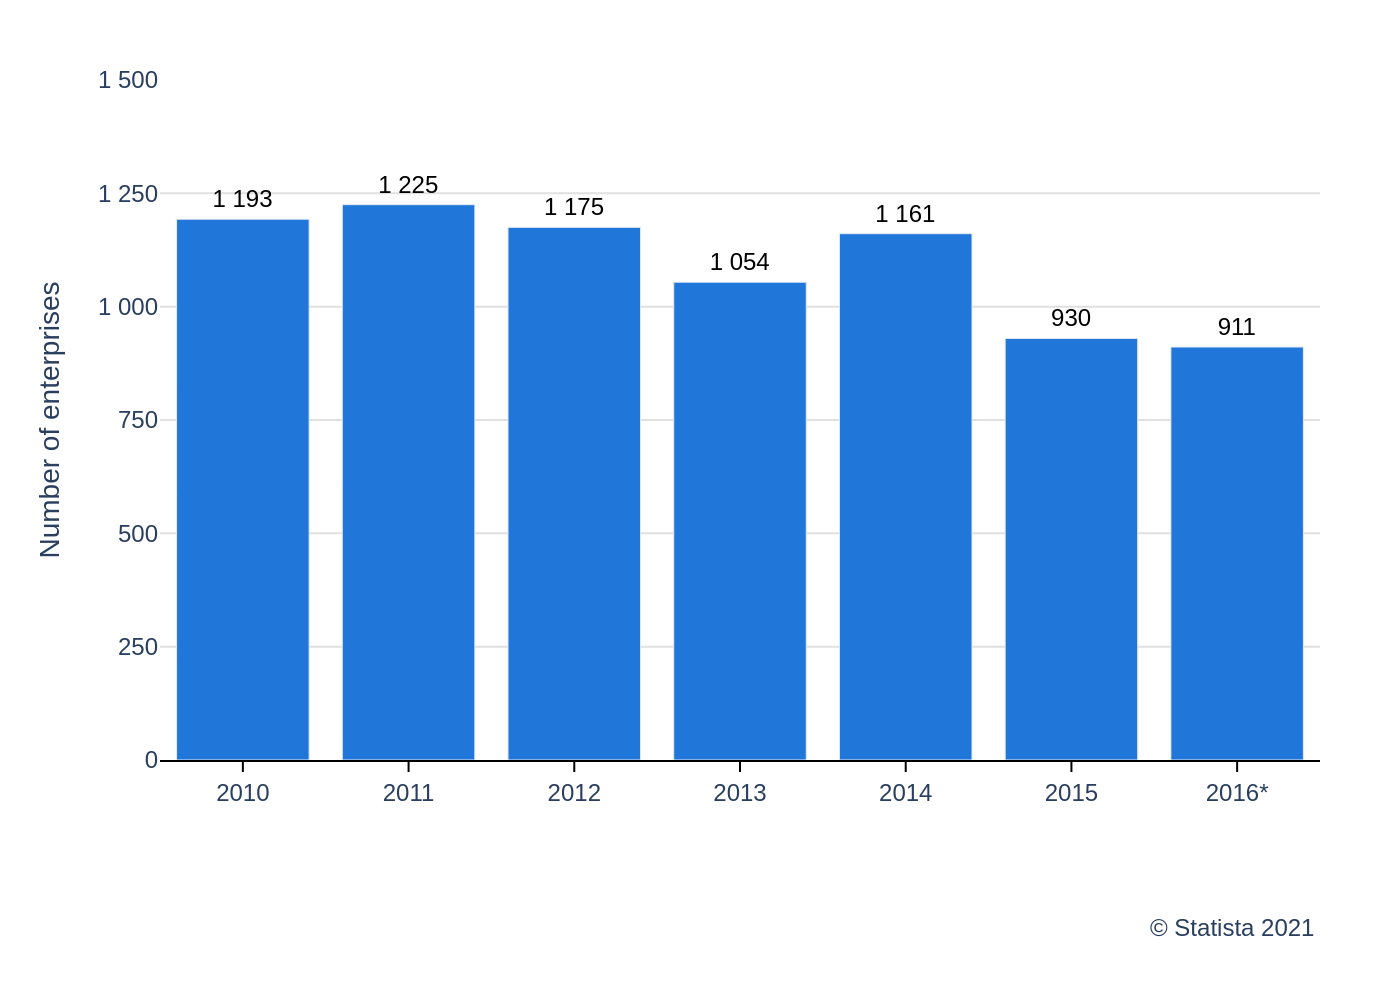

Recreate this plot in Python.
import sys
import json
import plotly.graph_objects as go

if len(sys.argv) != 2:
    print("Usage: python your_script_name.py <path_to_json_file>")
    sys.exit(1)

json_path = sys.argv[1]

try:
    with open(json_path, 'r', encoding='utf-8') as f:
        chart_info = json.load(f)
except FileNotFoundError:
    print(f"Error: JSON file not found at {json_path}")
    sys.exit(1)
except json.JSONDecodeError:
    print(f"Error: Could not decode JSON from {json_path}")
    sys.exit(1)

chart_data = chart_info['chart_data']
texts = chart_info['texts']
colors = chart_info['colors']

x_values = [d['x'] for d in chart_data]
y_values = [d['y'] for d in chart_data]

# Format text for bar labels to use a space as a thousands separator
bar_texts = [f'{val:,}'.replace(',', ' ') for val in y_values]

fig = go.Figure()

fig.add_trace(go.Bar(
    x=x_values,
    y=y_values,
    marker_color=colors[0],
    text=bar_texts,
    textposition='outside',
    cliponaxis=False,
    textfont=dict(
        family="Arial",
        size=12,
        color='black'
    )
))

fig.update_layout(
    font_family="Arial",
    plot_bgcolor='white',
    paper_bgcolor='white',
    showlegend=False,
    yaxis=dict(
        title=texts['yaxis_title'],
        title_font=dict(size=14),
        range=[0, 1500],
        tickmode='array',
        tickvals=[0, 250, 500, 750, 1000, 1250, 1500],
        ticktext=['0', '250', '500', '750', '1 000', '1 250', '1 500'],
        gridcolor='#e0e0e0',
        zeroline=False,
        showline=False,
        ticks=''
    ),
    xaxis=dict(
        title=texts['xaxis_title'],
        showgrid=False,
        showline=True,
        linecolor='black',
        linewidth=1,
        ticks='outside',
        tickcolor='black'
    ),
    margin=dict(l=80, r=40, t=40, b=120),
)

if texts.get('source'):
    fig.add_annotation(
        text=texts['source'],
        align='right',
        showarrow=False,
        xref='paper',
        yref='paper',
        x=1.0,
        y=-0.22,
        xanchor='right',
        yanchor='top',
        font=dict(size=12)
    )

# Derive output filename from the input JSON path without using 'os' module
sanitized_path = json_path.replace('\\', '/')
base_filename = sanitized_path.split('/')[-1].rsplit('.', 1)[0]
output_filename = f"{base_filename}.png"

fig.write_image(output_filename, scale=2)
print(f"Chart saved to {output_filename}")
